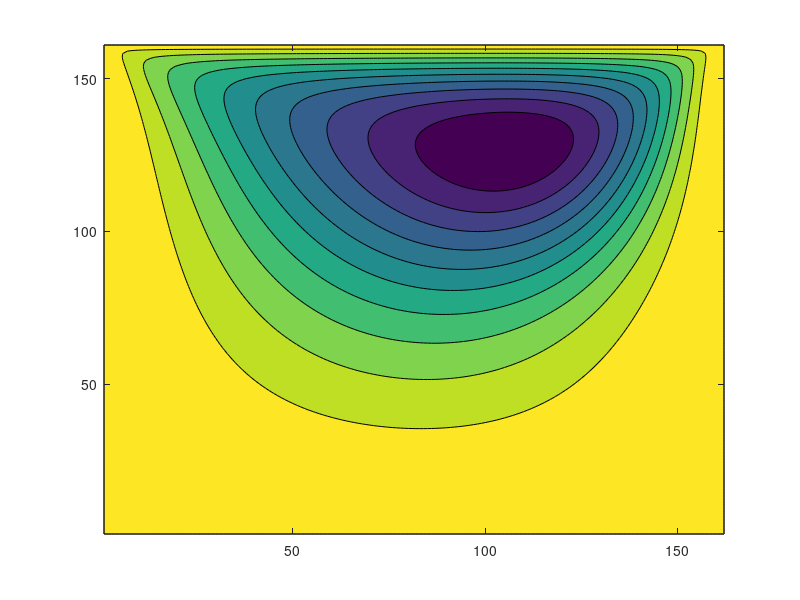

Write the MATLAB code that produced this figure. (Note: this script raises an error after producing the figure.)
%% Housekeeping

clc;
clear;
% close all;

%% Load

vorticity = csvread('161x161-1000steps.csv');
% stream = readmatrix('stream.csv');

%% Plot

% disp(vorticity);
% disp(stream);

figure;
contourf(vorticity);
improvePlot;
title("C++ Sim Vorticity");
% sub